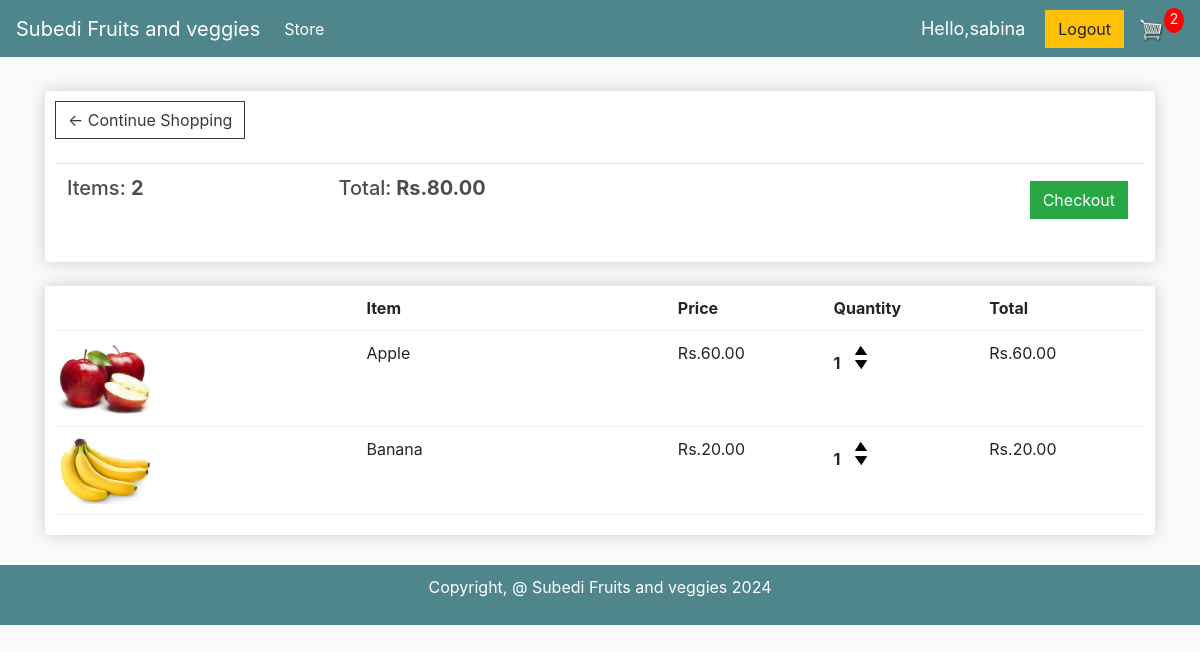
Page /cart/ (signed in) on the committed database.
### store/models.py (models this page shows, shortened)
class Order(models.Model):
    customer = models.ForeignKey(Customer, on_delete=models.SET_NULL, null=True, blank=True)
    date_ordered = models.DateTimeField(auto_now_add=True)
    complete = models.BooleanField(default=False)
    transaction_id = models.CharField(max_length=100, null=True)
    shipping = models.BooleanField(default=True)
    @property
    def get_cart_total(self):
        orderitems=self.orderitem_set.all()
        total=sum([item.get_total for item in orderitems])
        return total
    @property
    def get_cart_items(self):
        orderitems=self.orderitem_set.all()
        total=sum([item.quantity for item in orderitems])
        return total

class OrderItem(models.Model):
    product = models.ForeignKey(Product, on_delete=models.SET_NULL, blank=True, null=True)
    order = models.ForeignKey(Order, on_delete=models.SET_NULL, blank=True, null=True)
    quantity = models.IntegerField(default=0, null=True, blank=True)
    date_added = models.DateTimeField(auto_now_add=True)
    @property
    def get_total(self):
        total=self.product.price*self.quantity
        return total

class Product(models.Model):
    name = models.CharField(max_length=200)
    price = models.DecimalField(max_digits=7,decimal_places=2)
    digital = models.BooleanField(default=False, null=True, blank=True)
    image = models.ImageField(null=True, blank=True)
    @property
    def imageURL(self):
        try:
            url = self.image.url
        except:
            url = ''
        return url

### store/views.py (the view)
# urls.py: path('cart/', views.cart, name="cart"),
@login_required(login_url='login')
def cart(request):
	data = cartData(request)
	cartItems = data['cartItems']
	order = data['order']
	items = data['items']
	context = {'items':items, 'order':order, 'cartItems':cartItems}
	return render(request, 'store/cart.html', context)

### store/utils.py (called while the page is built, shortened)
def cartData(request):
    if request.user.is_authenticated:
        try:
            customer = request.user.customer
        except User.customer.RelatedObjectDoesNotExist:
            customer = Customer.objects.create(user=request.user)
        order, created = Order.objects.get_or_create(customer=customer, complete=False)
        items = order.orderitem_set.all()
        cartItems = order.get_cart_items
    return {'cartItems': cartItems, 'order': order, 'items': items}

### store/templates/store/cart.html
{% extends 'store/main.html' %}
{% load static %}
{% block content %}
	<div class="row">
		<div class="col-lg-12">
			<div class="box-element">
				<a  class="btn btn-outline-dark" href="{% url 'store' %}">&#x2190; Continue Shopping</a>
				<br>
				<br>
				<table class="table">
					<tr>
						<th><h5>Items: <strong>{{order.get_cart_items}}</strong></h5></th>
						<th><h5>Total:<strong> Rs.{{order.get_cart_total|floatformat:2}}</strong></h5></th>
						<th>
							<a  style="float:right; margin:5px;" class="btn btn-success" href="{% url 'checkout' %}">Checkout</a>
						</th>
					</tr>
				</table>
			</div>
			<br>
			<div class="box-element">
				<div class="cart-row">
					<div style="flex:2"></div>
					<div style="flex:2"><strong>Item</strong></div>
					<div style="flex:1"><strong>Price</strong></div>
					<div style="flex:1"><strong>Quantity</strong></div>
					<div style="flex:1"><strong>Total</strong></div>
				</div>
				{% for item in items %}
				<div class="cart-row">
					<div style="flex:2"><img class="row-image" src="{{item.product.imageURL}}"></div>
					<div style="flex:2"><p>{{item.product.name}}</p></div>
					<div style="flex:1"><p>Rs.{{item.product.price|floatformat:2}}</p></div>
					<div style="flex:1">
						<p class="quantity">{{item.quantity}}</p>
						<div class="quantity">
							<img data-product="{{item.product.id}}" data-action="add" class="chg-quantity update-cart" src="{% static  'images/arrow-up.png' %}">
							<img data-product="{{item.product.id}}" data-action="remove" class="chg-quantity update-cart" src="{% static  'images/arrow-down.png' %}">
						</div>
					</div>
					<div style="flex:1"><p>Rs.{{item.get_total|floatformat:2}}</p></div>
				</div>
				{% endfor %}
			</div>
		</div>
	</div>
{% endblock content %}

### store/templates/store/main.html (shortened to what this page needs)
<!DOCTYPE html>
{% load static %}
<html>
<head>
	<link rel="stylesheet" href="https://stackpath.bootstrapcdn.com/bootstrap/4.4.1/css/bootstrap.min.css">
	<link rel="stylesheet" type="text/css" href="{% static 'css/main.css' %}">
</head>
<body>
	<nav class="navbar navbar-expand-lg navbar-dark bg-dark">
	  <a class="navbar-brand" href="{% url 'store' %}">Subedi Fruits and veggies </a>
	  <div class="collapse navbar-collapse" id="navbarSupportedContent">
	    <ul class="navbar-nav mr-auto">
	      <li class="nav-item active">
	        <a class="nav-link" href="{% url 'store' %}">Store <span class="sr-only">(current)</span></a>
	      </li>
	    </ul>
	    <div class="form-inline my-2 my-lg-0">
			<span id="hello-msg">Hello,{{request.user}}</span>
	      <a href="{% url 'logout' %}"class="btn btn-warning" >Logout</a>
	     	<a href="{% url 'cart' %}">
	    		<img  id="cart-icon" src="{% static 'images/cart.png' %}">
	    	</a>
	    	<p id="cart-total">{{cartItems}}</p>
	    </div>
	  </div>
	</nav>
     <div class="container">
            <br>
            {% block content %}
            {% endblock content %}
         </div>
		 <footer class="bg-dark foot">
			<p style="color:#fff">Copyright, @ Subedi Fruits and veggies 2024</p>
		</footer>
</body>
</html>

### static/css/main.css (style rules this page uses)
* { margin: 0; box-sizing: border-box; }
body { background-color: hsl(0, 0%, 98%); }
h1,h2,h3,h4,h5,h6 { color:hsl(0, 0%, 30%); }
.box-element { box-shadow:hsl(0, 0%, 80%) 0 0 16px; background-color: #fff; border-radius: 4px; padding: 10px; }
.bg-dark { background-color: #4f868c!important; }
#cart-icon { width:25px; display: inline-block; margin-left: 15px; }
#cart-total { display: block; text-align: center; color:#fff; background-color: red; width: 20px; height: 25px; border-radius: 50%; font-size: 14px; }
.col-lg-4, .col-lg-6, .col-lg-8, .col-lg-12 { margin-top: 10px; margin-bottom: 10px; }
.btn { border-radius: 0; }
.row-image { width: 100px; }
.cart-row { display: flex; align-items: flex-stretch; padding-bottom: 10px; margin-bottom: 10px; border-bottom: 1px solid #ececec; }
.quantity { display: inline-block; font-weight: 700; padding-right:10px; }
.chg-quantity { width: 12px; cursor: pointer; display: block; margin-top: 5px; transition:.1s; }

### store/templates/store/main.html (style rules this page uses)
#hello-msg { font-size:18px; color: #fff; margin-right:20px; }
.foot { text-align:center; padding:10px; margin-top:20px; }

### rows in the picture
Order: get_cart_items "2", get_cart_total "80.00"
OrderItem: product.imageURL (picture), product.name "Apple", product.price "60.00", quantity "1", get_total "60.00"
OrderItem: product.imageURL (picture), product.name "Banana", product.price "20.00", quantity "1", get_total "20.00"

### other values in the picture
{{ request.user }} "sabina"
{{ cartItems }} "2"
